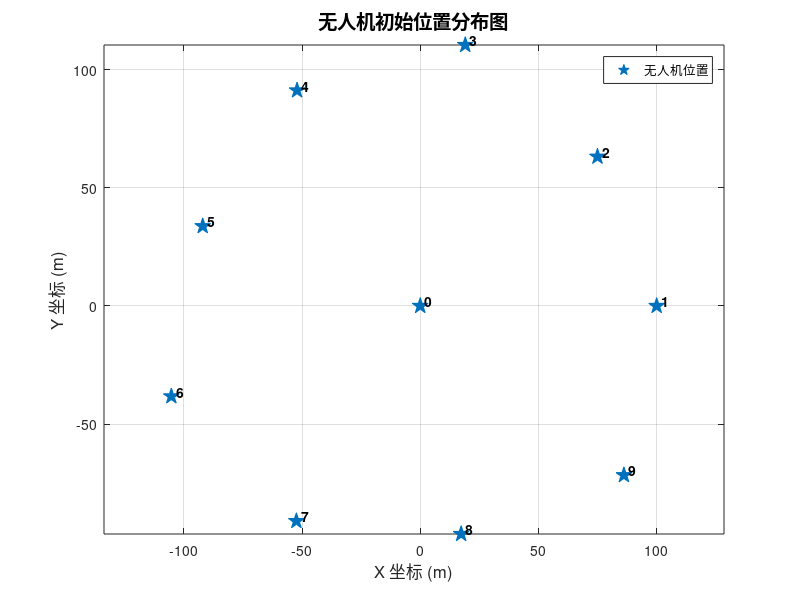

This figure's MATLAB source:
clear;
clc
close all

% --- 1. 初始化环境 ---
clear;
clc;
close all;

% --- 2. 录入无人机极坐标数据 ---
% 数据格式: [无人机编号, 半径r(m), 角度theta(°)]
drone_data = [
    0,   0,      0;
    1, 100,      0;
    2,  98,   40.10;
    3, 112,   80.21;
    4, 105,  119.75;
    5,  98,  159.86;
    6, 112,  199.96;
    7, 105,  240.07;
    8,  98,  280.17;
    9, 112,  320.28
];

% 提取编号、半径和角度
ids = drone_data(:, 1);
r = drone_data(:, 2);
theta_deg = drone_data(:, 3);

% --- 3. 将极坐标转换为笛卡尔坐标 ---
% 使用 sind 和 cosd 函数，它们直接接受角度作为输入
x = r .* cosd(theta_deg);
y = r .* sind(theta_deg);

% --- 4. 绘制位置图 ---
figure('Name', '无人机初始位置图');
hold on;

% 绘制所有无人机的位置点
% 使用 'p' 标记（五角星），设置标记大小和颜色
plot(x, y, 'p', 'MarkerSize', 12, 'MarkerFaceColor', '#0072BD', 'MarkerEdgeColor', '#0072BD');

% 为每个点添加其编号标签
% text 函数用于在指定坐标处添加文本
for i = 1:length(ids)
    % 在每个点的右上方一点的位置标注编号
    text(x(i) + 2, y(i) + 2, num2str(ids(i)), 'FontSize', 10, 'FontWeight', 'bold');
end

% --- 5. 美化图形 ---
hold off;
axis equal; % 保持坐标轴比例相等，使圆形看起来不会被压扁
grid on;   % 显示网格
box on;    % 显示坐标轴边框

title('无人机初始位置分布图', 'FontSize', 14);
xlabel('X 坐标 (m)', 'FontSize', 12);
ylabel('Y 坐标 (m)', 'FontSize', 12);
legend('无人机位置', 'Location', 'northeast');